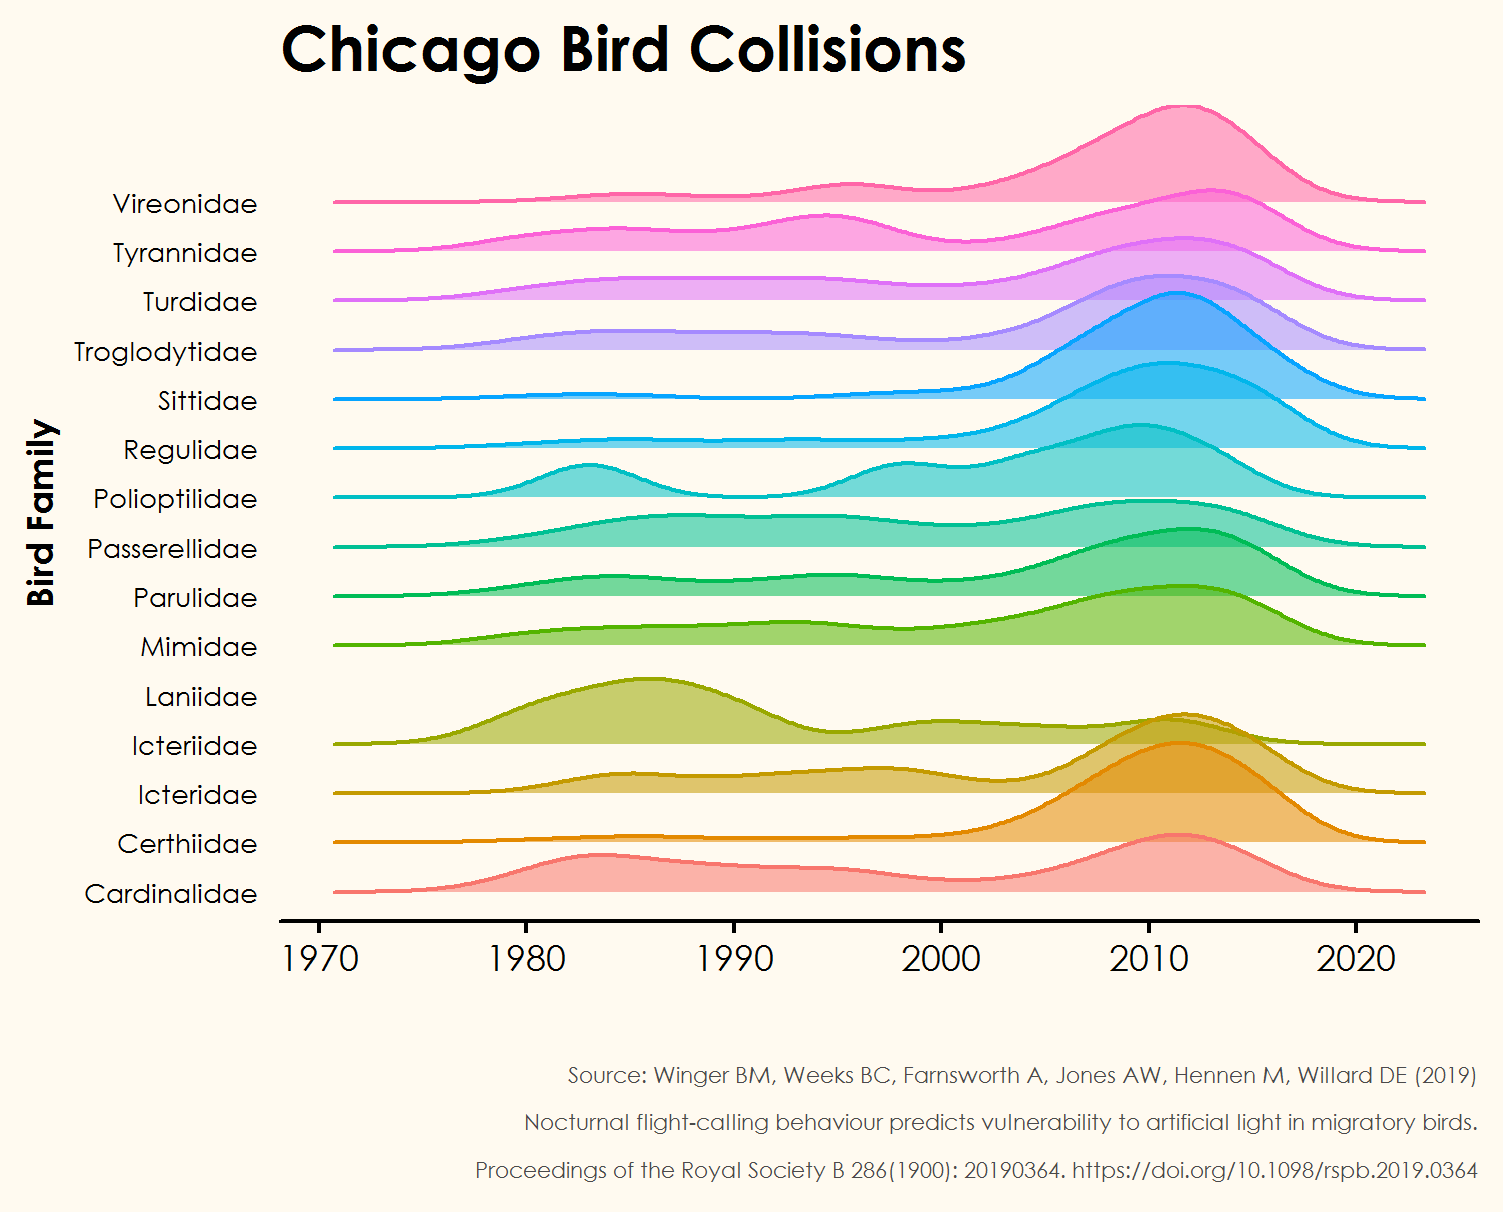

Reproduce this figure in R.
# Load libraries
library(tidyverse)
library(lubridate)
library(ggridges)

# Import data
bird_collisions <- read_csv("https://raw.githubusercontent.com/rfordatascience/tidytuesday/master/data/2019/2019-04-30/bird_collisions.csv") %>% 
  mutate(year = year(date))

# Inspect data
head(bird_collisions)

# Set theme
my_font <- 'Century Gothic'
my_background <- '#FFFAF0'
my_textcolour <- "grey29"
my_axiscolour <- "black" 
my_theme <- theme(text = element_text(family = my_font),
                  rect = element_rect(fill = my_background),
                  plot.background = element_rect(fill = my_background, color = NA),
                  plot.title = element_text(face = 'bold', size = 14),
                  plot.subtitle = element_text(size = 12, colour = my_textcolour),
                  plot.caption = element_text(size = 5, colour = my_textcolour),
                  panel.background = element_rect(fill = my_background, color = NA),
                  panel.border = element_blank(),
                  panel.grid.major.y = element_blank(),
                  panel.grid.major.x = element_blank(),
                  panel.grid.minor.x = element_blank(),
                  axis.title.y = element_text(size = 8, colour=my_axiscolour, face="bold", vjust = 0.9),
                  axis.text.y = element_text(size = 6, colour= my_axiscolour),
                  axis.text.x = element_text(size = 8, colour= my_axiscolour),
                  axis.ticks.y = element_blank(),
                  axis.ticks.x = element_line(colour = "black", size = 0.5),
                  axis.line.x = element_line(colour = "black", size = 0.5, linetype = "solid"),
                  legend.position="none")


theme_set(theme_light() + my_theme)

# Chart data
bird_collisions %>% 
  ggplot(aes(year, family, group = family)) +
  geom_density_ridges(aes(fill = family, color = family, scale = 2, alpha = 0.5)) + 
  labs(title = "Chicago Bird Collisions",
       caption = "Source: Winger BM, Weeks BC, Farnsworth A, Jones AW, Hennen M, Willard DE (2019)\n
       Nocturnal flight-calling behaviour predicts vulnerability to artificial light in migratory birds.\n
       Proceedings of the Royal Society B 286(1900): 20190364. https://doi.org/10.1098/rspb.2019.0364",
       y = "Bird Family",
       x = "")

ggsave('Bird Collision.png', dpi = 'retina')
